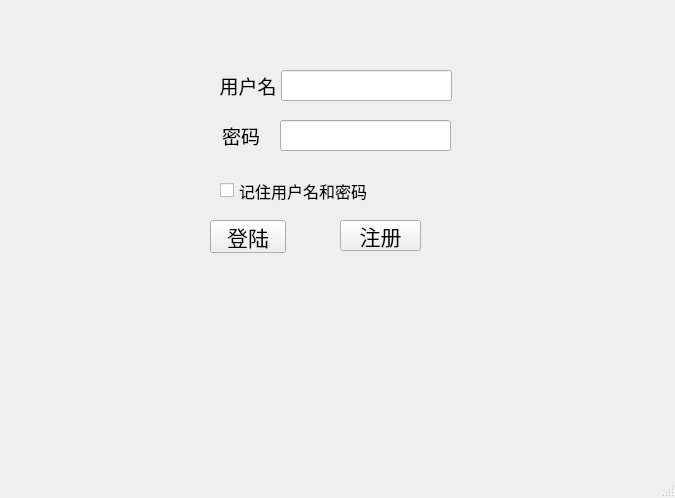
<?xml version="1.0" encoding="UTF-8"?>
<ui version="4.0">
 <class>MainWindow</class>
 <widget class="QMainWindow" name="MainWindow">
  <property name="geometry">
   <rect>
    <x>0</x>
    <y>0</y>
    <width>675</width>
    <height>498</height>
   </rect>
  </property>
  <property name="font">
   <font>
    <family>Agency FB</family>
    <pointsize>16</pointsize>
   </font>
  </property>
  <property name="mouseTracking">
   <bool>true</bool>
  </property>
  <property name="windowTitle">
   <string>MainWindow</string>
  </property>
  <widget class="QWidget" name="centralwidget">
   <widget class="QPushButton" name="login_buttom">
    <property name="geometry">
     <rect>
      <x>210</x>
      <y>220</y>
      <width>76</width>
      <height>33</height>
     </rect>
    </property>
    <property name="text">
     <string>登陆</string>
    </property>
   </widget>
   <widget class="QLineEdit" name="username_input">
    <property name="geometry">
     <rect>
      <x>281</x>
      <y>70</y>
      <width>171</width>
      <height>31</height>
     </rect>
    </property>
    <property name="cursor">
     <cursorShape>PointingHandCursor</cursorShape>
    </property>
   </widget>
   <widget class="QLabel" name="username_label">
    <property name="geometry">
     <rect>
      <x>217</x>
      <y>70</y>
      <width>62</width>
      <height>31</height>
     </rect>
    </property>
    <property name="minimumSize">
     <size>
      <width>0</width>
      <height>12</height>
     </size>
    </property>
    <property name="font">
     <font>
      <family>微软雅黑</family>
      <pointsize>14</pointsize>
     </font>
    </property>
    <property name="cursor">
     <cursorShape>ArrowCursor</cursorShape>
    </property>
    <property name="text">
     <string>用户名</string>
    </property>
    <property name="textFormat">
     <enum>Qt::PlainText</enum>
    </property>
    <property name="alignment">
     <set>Qt::AlignCenter</set>
    </property>
   </widget>
   <widget class="QPushButton" name="register_buttom">
    <property name="geometry">
     <rect>
      <x>340</x>
      <y>220</y>
      <width>81</width>
      <height>31</height>
     </rect>
    </property>
    <property name="text">
     <string>注册</string>
    </property>
   </widget>
   <widget class="QLineEdit" name="password_input">
    <property name="geometry">
     <rect>
      <x>280</x>
      <y>120</y>
      <width>171</width>
      <height>31</height>
     </rect>
    </property>
    <property name="cursor">
     <cursorShape>PointingHandCursor</cursorShape>
    </property>
    <property name="text">
     <string/>
    </property>
   </widget>
   <widget class="QLabel" name="password_label">
    <property name="geometry">
     <rect>
      <x>210</x>
      <y>120</y>
      <width>62</width>
      <height>31</height>
     </rect>
    </property>
    <property name="minimumSize">
     <size>
      <width>0</width>
      <height>12</height>
     </size>
    </property>
    <property name="font">
     <font>
      <family>微软雅黑</family>
      <pointsize>14</pointsize>
     </font>
    </property>
    <property name="cursor">
     <cursorShape>ArrowCursor</cursorShape>
    </property>
    <property name="text">
     <string>密码</string>
    </property>
    <property name="textFormat">
     <enum>Qt::PlainText</enum>
    </property>
    <property name="alignment">
     <set>Qt::AlignCenter</set>
    </property>
   </widget>
   <widget class="QCheckBox" name="remember_username_password">
    <property name="geometry">
     <rect>
      <x>220</x>
      <y>180</y>
      <width>201</width>
      <height>21</height>
     </rect>
    </property>
    <property name="font">
     <font>
      <family>微软雅黑 Light</family>
      <pointsize>12</pointsize>
     </font>
    </property>
    <property name="text">
     <string>记住用户名和密码</string>
    </property>
   </widget>
  </widget>
  <widget class="QMenuBar" name="menubar">
   <property name="geometry">
    <rect>
     <x>0</x>
     <y>0</y>
     <width>675</width>
     <height>23</height>
    </rect>
   </property>
  </widget>
  <widget class="QStatusBar" name="statusbar"/>
 </widget>
 <resources/>
 <connections>
  <connection>
   <sender>login_buttom</sender>
   <signal>clicked()</signal>
   <receiver>MainWindow</receiver>
   <slot>login_button_click()</slot>
   <hints>
    <hint type="sourcelabel">
     <x>248</x>
     <y>262</y>
    </hint>
    <hint type="destinationlabel">
     <x>280</x>
     <y>316</y>
    </hint>
   </hints>
  </connection>
 </connections>
 <slots>
  <signal>login_signals()</signal>
  <slot>login_button_click()</slot>
 </slots>
</ui>
